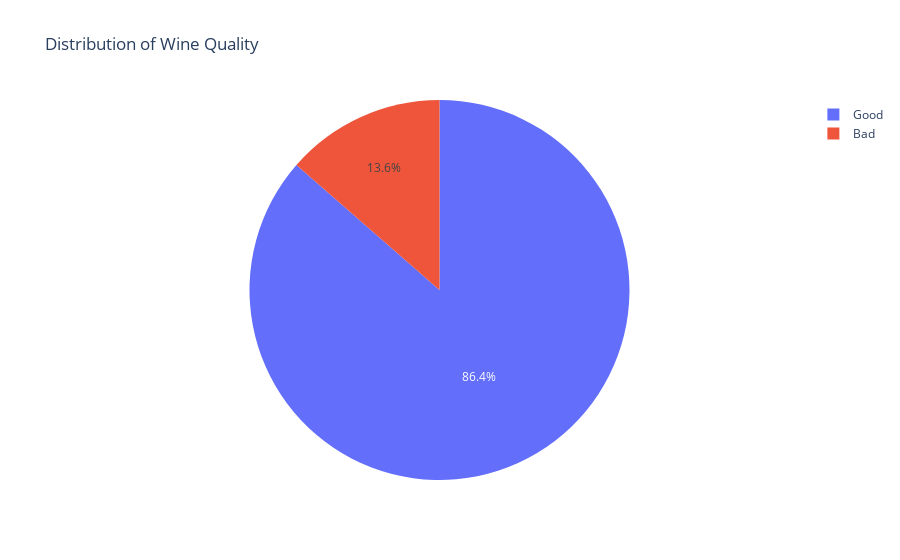

Notebook source saved alongside this figure:
### Code cell
import plotly.express as px
fig = px.pie(df, names="quality",  title='Distribution of Wine Quality')
fig.show()

### Figure 1 — Plotly figure (JSON) as saved in the notebook; plotly's stock layout.template omitted (floating-point values rounded to 4 significant figures; data arrays with more than 128 entries replaced by an {"elided": "..."} marker saying what was removed)
{"data": [{"domain": {"x": [0, 1], "y": [0, 1]}, "hovertemplate": "quality=%{label}<extra></extra>", "labels": {"elided": "1599 str values"}, "legendgroup": "", "name": "", "showlegend": true, "type": "pie"}], "layout": {"legend": {"tracegroupgap": 0}, "title": {"text": "Distribution of Wine Quality"}}}
